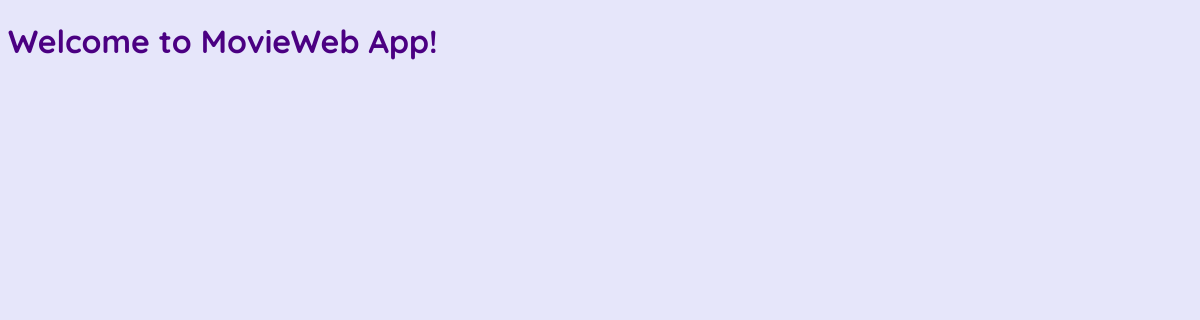
Before: / with the older database file.
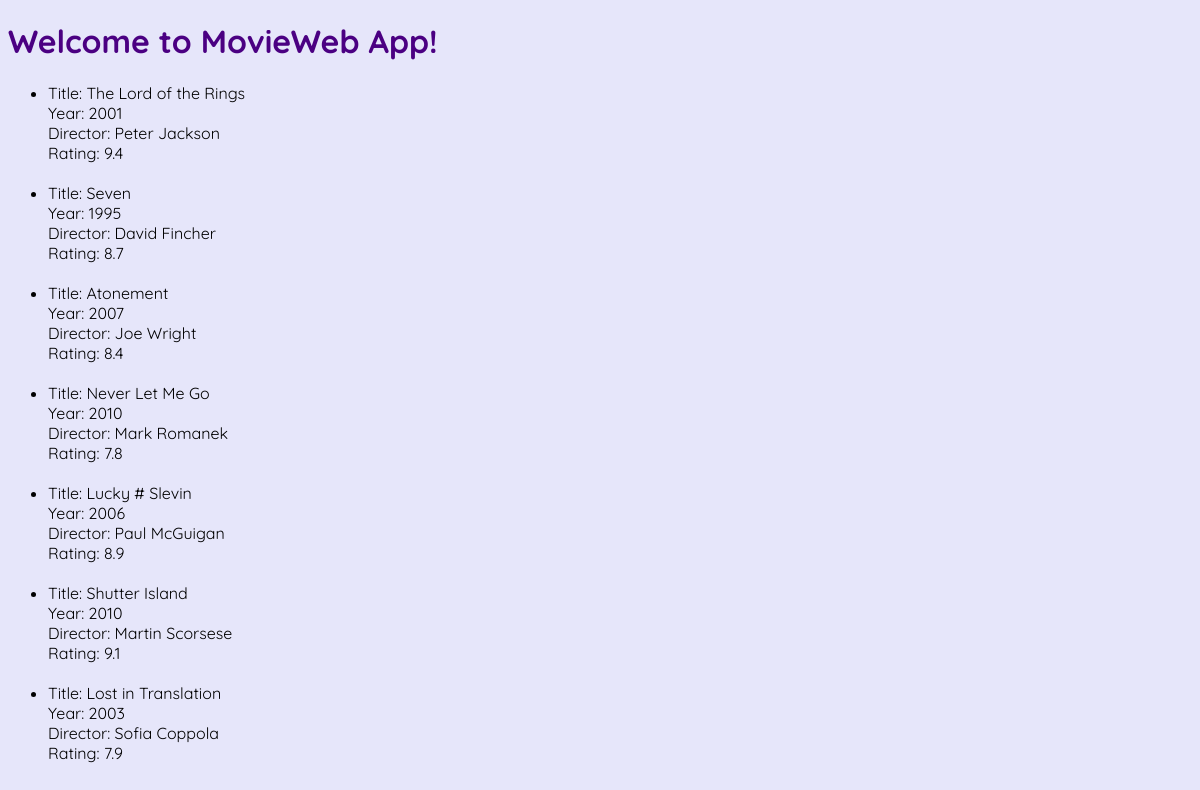
After: the same page with the newer database file.
### datamanager/data_models.py (models this page shows, shortened)
class Movie(db.Model):
    __tablename__ = "movies"
    id = Column(Integer, primary_key=True, autoincrement=True)
    name = Column(String)
    director = Column(String)
    year = Column(Integer)
    rating = Column (Float)

### app.py (the view)
@app.route('/')
def home():
    movies = data_manager.get_all_movies()
    return render_template('index.html', movies=movies)

### datamanager/sqlite_data_manager.py (called while the page is built)
    def get_all_movies(self):
        movies = self.models.Movie.query.all()
        return movies

### templates/index.html (shortened to what this page needs)
<!DOCTYPE html>
<html lang="en">
<head>
</head>
<body style="background-color: #E6E6FA">
<h1 style="font-family: 'Quicksand'; font-weight: bold; font-size: 2em; color: #4B0082;">Welcome to MovieWeb App!</h1>
<div>
    <ul>
        {% for movie in movies %}
        <li style="margin-bottom: 20px; font-family: 'Quicksand';">
            Title: {{ movie.name }} <br>
            Year: {{ movie.year }} <br>
            Director: {{ movie.director }} <br>
            Rating: {{ movie.rating }} <br>
        </li>
        {% endfor %}
    </ul>
</div>
</body>
</html>

Changed rows visible on the page:
added Movie: name "The Lord of the Rings", year "2001", director "Peter Jackson", rating "9.4"
added Movie: name "Seven", year "1995", director "David Fincher", rating "8.7"
added Movie: name "Atonement", year "2007", director "Joe Wright", rating "8.4"
added Movie: name "Never Let Me Go", year "2010", director "Mark Romanek", rating "7.8"
added Movie: name "Lucky # Slevin", year "2006", director "Paul McGuigan", rating "8.9"
added Movie: name "Shutter Island", year "2010", director "Martin Scorsese", rating "9.1"
added Movie: name "Lost in Translation", year "2003", director "Sofia Coppola", rating "7.9"
